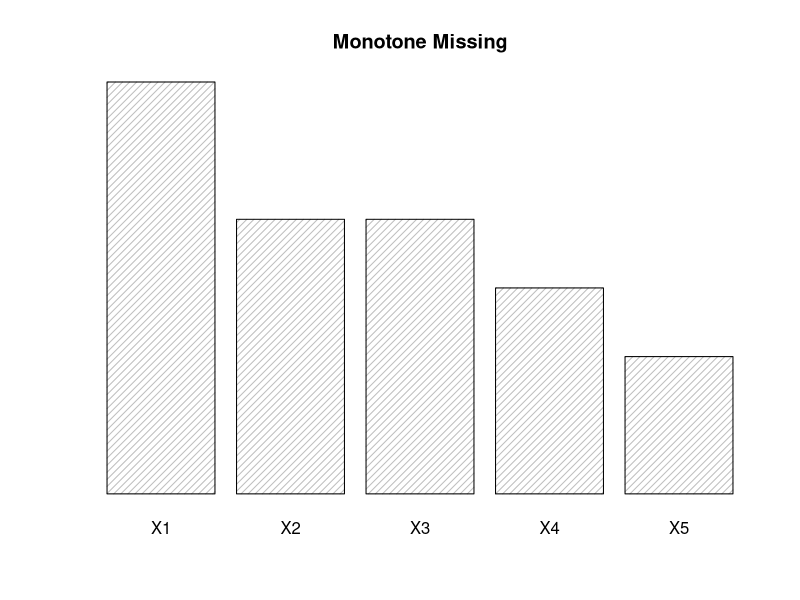
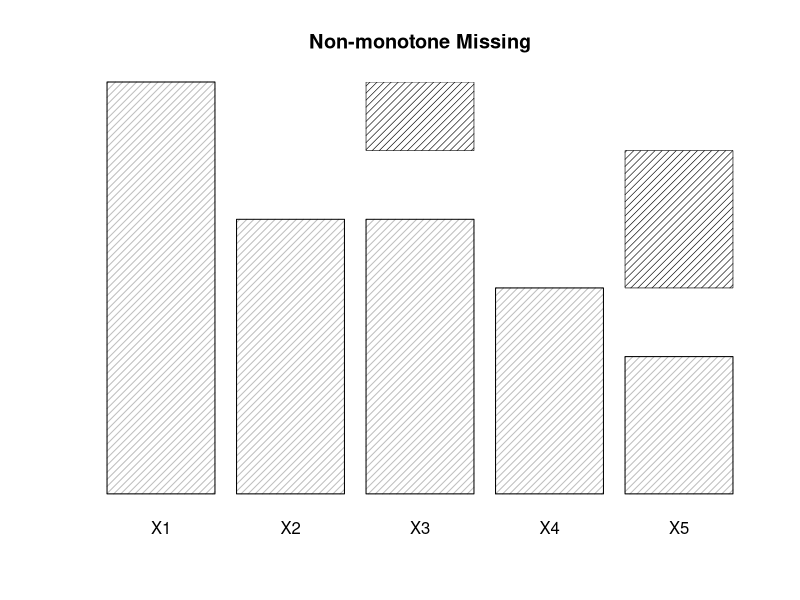

The R source for these figures, in order:
## ---- chunk 1
knitr::opts_chunk$set(echo = FALSE)
## ---- chunk 2
X = c(6,4,4,3,2)
barplot(X,axes=FALSE,main="Monotone Missing",names.arg=c("X1","X2","X3","X4","X5"),density=c(rep(20,5)))
## ---- chunk 3
X = c(6,4,4,3,2)
barplot(X,axes=FALSE,main="Non-monotone Missing",names.arg=c("X1","X2","X3","X4","X5"),density=c(rep(20,5)))
rect(xleft = 2.6, ybottom = 5, xright = 3.6, ytop = 6, density = 20,lwd=0.6)
rect(xleft = 5, ybottom = 3, xright = 6, ytop = 5, density = 20,lwd=0.6)
